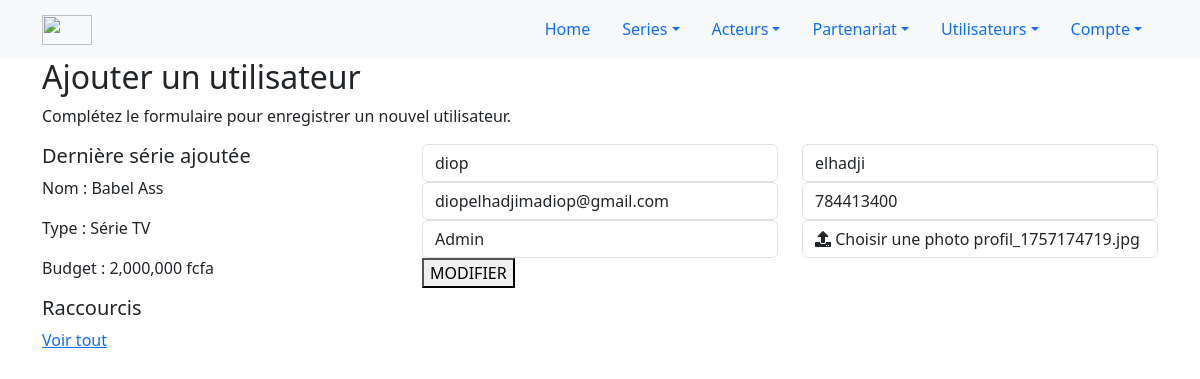
Screenshot of /public/admin/add_user.php?id=1 (signed in) with the database file from the repository.
### tables this page shows
CREATE TABLE IF NOT EXISTS `users` (
  `id` int NOT NULL AUTO_INCREMENT,
  `nom` varchar(100) NOT NULL,
  `prenom` varchar(100) DEFAULT NULL,
  `email` varchar(150) NOT NULL,
  `mot_de_passe` varchar(255) NOT NULL,
  `telephone` varchar(50) DEFAULT NULL,
  `profile` varchar(255) DEFAULT NULL,
  `role` varchar(255) DEFAULT NULL,
  `statut` tinyint(1) DEFAULT '1',
  `updated` tinyint(1) DEFAULT '0',
  `created_at` timestamp NULL DEFAULT CURRENT_TIMESTAMP,
  PRIMARY KEY (`id`),
  UNIQUE KEY `email` (`email`)
);

CREATE TABLE IF NOT EXISTS `series` (
  `id` int NOT NULL AUTO_INCREMENT,
  `titre` varchar(150) NOT NULL,
  `description` text,
  `logo` varchar(255) DEFAULT NULL,
  `date_sortie` date DEFAULT NULL,
  `type` varchar(100) DEFAULT NULL,
  `budget` decimal(10,0) NOT NULL,
  `projet_id` int DEFAULT NULL,
  PRIMARY KEY (`id`),
  KEY `projet_id` (`projet_id`)
);

### config/fonction.php (called while the page is built, shortened)
<?php
function connexionBD()
{
    $host = "localhost";
    $user = "root";
    $pass = "";
    $db   = "evenprod_db";
    $connexion = mysqli_connect($host, $user, $pass, $db);
    mysqli_set_charset($connexion, "utf8mb4");
    return $connexion;
}
$connexion = connexionBD();
function getLastSerie() {
    global $connexion;
    $sql = "SELECT id, titre, type, budget, description, logo
            FROM series
            ORDER BY id DESC
            LIMIT 1";
    $result = mysqli_query($connexion, $sql);
    if ($result && mysqli_num_rows($result) > 0) {
        return mysqli_fetch_assoc($result);
    }
    return null;
}
function getUserById($connexion, $id) {
    $id = intval($id);
    $sql = "SELECT id, nom, prenom, email, telephone,mot_de_passe AS password, role, profile, statut, created_at
            FROM users
            WHERE id = ?";
    if ($stmt = mysqli_prepare($connexion, $sql)) {
        mysqli_stmt_bind_param($stmt, "i", $id);
        mysqli_stmt_execute($stmt);
        $result = mysqli_stmt_get_result($stmt);
        $user = mysqli_fetch_assoc($result);
        return $user;
    } else {
        return null;
    }
}
?>

### public/admin/add_user.php (the view, shortened to what this page needs)
<?php include '../../config/fonction.php';
$lastSerie = getLastSerie();
$id = $_GET['id'] ?? 0;
$user = null;
if ($id) {
    $user = getUserById($connexion, $id);
}
?>
<?php include '../../includes/header.php'; ?>
<head>
    <link rel="stylesheet" href="<?php echo $url_base; ?>pages/acteur/add.css">
    <link rel="stylesheet" href="https://cdnjs.cloudflare.com/ajax/libs/font-awesome/5.12.1/css/all.min.css"
 />
</head>
<section class="section gray-bg" id="contactus">
    <div class="container">
        <div class="row">
            <div class="col-lg-6">
                <div class="section-title">
                    <h2>Ajouter un utilisateur</h2>
                    <p>Complétez le formulaire pour enregistrer un nouvel utilisateur.</p>
                </div>
            </div>
        </div>
        <div class="row flex-row-reverse">
            <div class="col-md-7 col-lg-8 m-15px-tb">
                <div class="contact-form">
                    <form action="add_user" method="post" enctype="multipart/form-data"
                        class="contactform contact_form" id="contact_form">
                        <div class="row">
                            <div class="col-md-6">
                                <div class="form-group">
                                    <input id="nom" name="nom" type="text" placeholder="Nom"
                                        value="<?php echo $user['nom'] ?? ''; ?>" class="form-control" required>
                                </div>
                            </div>
                            <div class="col-md-6">
                                <div class="form-group">
                                    <input id="prenom" name="prenom" type="text" placeholder="Prénom"
                                        value="<?php echo $user['prenom'] ?? ''; ?>" class="form-control" required>
                                </div>
                            </div>
                            <div class="col-md-6">
                                <div class="form-group">
                                    <input id="email" name="email" type="email" placeholder="Email"
                                        value="<?php echo $user['email'] ?? ''; ?>" class="form-control" required>
                                </div>
                            </div>
                            <div class="col-md-6">
                                <div class="form-group">
                                    <input id="telephone" name="telephone" type="tel" placeholder="Téléphone"
                                        value="<?php echo $user['telephone'] ?? ''; ?>" class="form-control" required>
                                </div>
                            </div>
                            <div class="col-md-6">
                                <div class="form-group">
                                    <select id="role" name="role" class="form-control" required>
                                        <option value="admin"
                                            <?php echo (isset($user['role']) && $user['role']=='admin')?'selected':''; ?>>
                                            Admin</option>
                                    </select>
                                </div>
                            </div>
                            <div class="col-md-6">
                                <div class="form-group">
                                    <label for="photo" class="custom-file-label form-control">
                                        <span><i class="fas fa-upload"></i> Choisir une photo</span>
                                        <span id="file-name" class="file-name"><?php echo $user['profile'] ?? 'Aucun fichier choisi'; ?></span>
                                    </label>
                                </div>
                            </div>
                            <div class="col-md-12">
                                <div class="send">
                                    <button type="submit" class="px-btn theme">
                                        <span><?php echo empty($user) ? 'ENREGISTRER' : 'MODIFIER'; ?></span>
                                    </button>
                                </div>
                            </div>
                        </div>
                    </form>
                </div>
            </div>
            <div class="col-md-5 col-lg-4 m-15px-tb">
                <div class="contact-name">
                    <h5>Dernière série ajoutée</h5>
                    <?php if($lastSerie): ?>
                    <p>Nom : <?= htmlspecialchars($lastSerie['titre']) ?></p>
                    <p>Type : <?= htmlspecialchars($lastSerie['type']) ?></p>
                    <p>Budget : <?= number_format($lastSerie['budget'], 0, ',', ',') ?> fcfa</p>
                    <?php else: ?>
                    <p>Aucune série enregistrée pour le moment.</p>
                    <?php endif; ?>
                </div>
                <div class="contact-name shortcut-links">
                    <h5>Raccourcis</h5>
                    <p><a href="#">Voir tout</a></p>
                </div>
            </div>
        </div>
    </div>
</section>

### rows the page displays
users: nom "diop", prenom "elhadji", email "diopelhadjimadiop@gmail.com", telephone "784413400", role "Admin", profile "profil_1757174719.jpg"
series: titre "Babel Ass", type "Série TV", budget "2,000,000"
